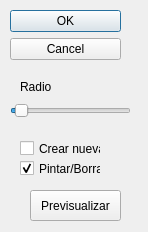
<?xml version="1.0" encoding="UTF-8"?>
<ui version="4.0">
 <class>inpaint</class>
 <widget class="QDialog" name="inpaint">
  <property name="geometry">
   <rect>
    <x>0</x>
    <y>0</y>
    <width>148</width>
    <height>232</height>
   </rect>
  </property>
  <property name="windowTitle">
   <string>InPaint</string>
  </property>
  <widget class="QDialogButtonBox" name="buttonBox">
   <property name="geometry">
    <rect>
     <x>10</x>
     <y>10</y>
     <width>111</width>
     <height>71</height>
    </rect>
   </property>
   <property name="orientation">
    <enum>Qt::Vertical</enum>
   </property>
   <property name="standardButtons">
    <set>QDialogButtonBox::Cancel|QDialogButtonBox::Ok</set>
   </property>
  </widget>
  <widget class="QLabel" name="label">
   <property name="geometry">
    <rect>
     <x>20</x>
     <y>80</y>
     <width>46</width>
     <height>13</height>
    </rect>
   </property>
   <property name="text">
    <string>Radio</string>
   </property>
  </widget>
  <widget class="QSlider" name="horizontalSlider">
   <property name="geometry">
    <rect>
     <x>10</x>
     <y>100</y>
     <width>121</width>
     <height>21</height>
    </rect>
   </property>
   <property name="minimum">
    <number>1</number>
   </property>
   <property name="maximum">
    <number>100</number>
   </property>
   <property name="value">
    <number>5</number>
   </property>
   <property name="orientation">
    <enum>Qt::Horizontal</enum>
   </property>
  </widget>
  <widget class="QCheckBox" name="checkBox">
   <property name="geometry">
    <rect>
     <x>20</x>
     <y>140</y>
     <width>81</width>
     <height>17</height>
    </rect>
   </property>
   <property name="text">
    <string>Crear nueva</string>
   </property>
  </widget>
  <widget class="QCheckBox" name="checkBox_2">
   <property name="geometry">
    <rect>
     <x>20</x>
     <y>160</y>
     <width>81</width>
     <height>17</height>
    </rect>
   </property>
   <property name="text">
    <string>Pintar/Borrar</string>
   </property>
   <property name="checked">
    <bool>true</bool>
   </property>
  </widget>
  <widget class="QPushButton" name="pushButton">
   <property name="geometry">
    <rect>
     <x>30</x>
     <y>190</y>
     <width>91</width>
     <height>31</height>
    </rect>
   </property>
   <property name="text">
    <string>Previsualizar</string>
   </property>
  </widget>
 </widget>
 <resources/>
 <connections/>
</ui>
